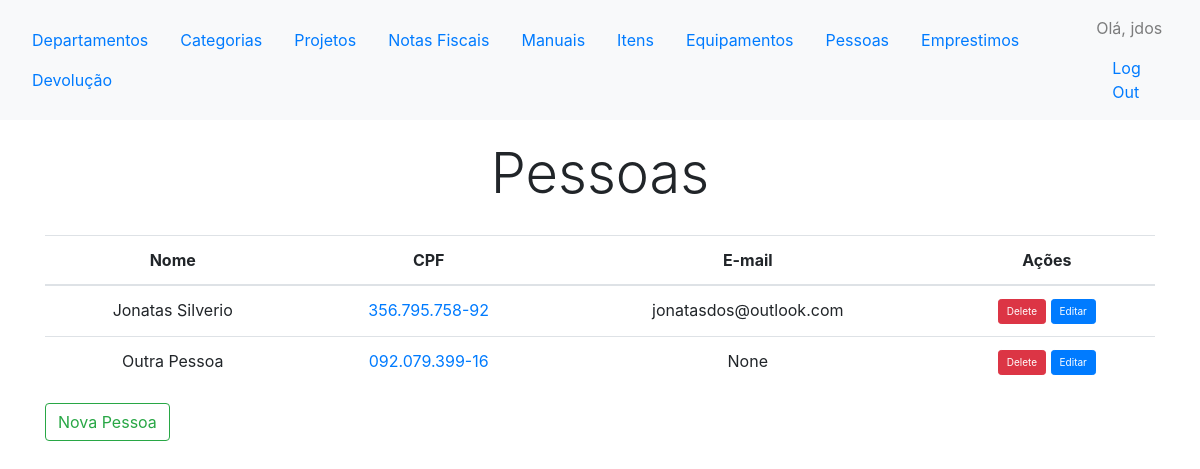
The page /pessoas/ (signed in) on the database its author committed.
### comuns/models.py (models this page shows, shortened)
class Pessoa(models.Model):
	cpf   = CPFField(unique=True, primary_key=True)
	nome  = models.CharField(max_length=80, null = True, blank=False)
	email = models.EmailField(blank=True, null=True)

### comuns/views.py (the view)
# urls.py: url(r'^pessoas/$', views.pessoas, name='pessoas'),
@login_required
def pessoas(request):
	pessoas = Pessoa.objects.all().order_by('nome')
	context = {'pessoas': pessoas}
	return render(request, 'comuns/pessoa/pessoas.html', context)

### controles/templatetags/custom_filter.py (called while the page is built)
@register.filter(name = 'cpf_format')
def cpf_format(value): # Only one argument.
    if value:
        return value[0:3]+ '.' + value[3:6] + '.' + value[6:9] + '-' + value[9:]

### comuns/templates/comuns/pessoa/Pessoas.html (shortened to what this page needs)
{% extends "controles/base.html" %}
{% load static %}
{% load custom_filter %}
{% block header %}
<h1 class="display-4 text-center" style="padding: 20px;">Pessoas</h1>
{% endblock header %}
{% block content %}
<table id ="example"  class="table" style="width:100%;text-align:center" data-itens-equipamento-url="">
  <thead>
    <th onclick="sortTable(0)">
      Nome
    </th>
    <th onclick="sortTable(1)" >
      CPF
    </th>
    <th>
      E-mail
    </th>
        <th>
      Ações
    </th>
  </thead>
  <tbody>
    {% for pessoa in pessoas %}
    <tr class="data">
      <td >{{ pessoa.nome | title}}</td>
      <td ><a href="{% url 'comuns:editar_pessoa' pessoa.cpf %}">{{ pessoa.cpf | cpf_format}}</a></td>
      <td>{{pessoa.email}}</td>
      <td><button type="button" class="btn btn-primary delete btn-sm btn-danger" style="font-size:10px" onclick="ajaxreturn('{% url 'comuns:delete_pessoa' pessoa.cpf %}')" data-toggle="modal" data-target="#ModalPessoa"> Delete</button>
      <button type="button" class="btn btn-primary btn-sm nova-pessoa" style="font-size:10px" onclick="ajaxreturn('{% url 'comuns:editar_pessoa' pessoa.cpf %}')" data-toggle="modal" data-target="#ModalPessoa"> Editar</button></td>
    </tr>
    {% empty %}
    	<p>Não tem nenhum equipamento cadastrado ainda.</p>
    {% endfor %}
  </tbody>
</table>
<button type="button" class="btn btn-outline-success"  onclick="ajaxreturn('{% url 'comuns:nova_pessoa' %}')" data-toggle="modal" data-target="#ModalPessoa"> Nova Pessoa </button>
{% endblock content %}

### controles/templates/controles/base.html (shortened to what this page needs)
{% load bootstrap4 %}
{% load static %}
<!DOCTYPE html>
<html lang="pt-br">
	<head>
		<link rel="stylesheet" type="text/css" href="/media/css/style.css">
		{% bootstrap_css %}
	</head>
	<body>
	<nav class="navbar navbar-expand-lg navbar-light bg-light">
 			<ul class="nav">
				<li class="nav-item">
					<a class="nav-link" href = "{% url 'comuns:departamentos' %}"> Departamentos </a>
				</li>
				<li class="nav-item">
					<a class="nav-link" href = "{% url 'controles:categorias' %}"> Categorias </a>
				</li>
				<li class="nav-item">
					<a class="nav-link" href = "{% url 'comuns:projetos' %}"> Projetos </ao>
				</a>
				<li class="nav-item">
					<a class="nav-link" href = "{% url 'controles:notasfiscais' %}"> Notas Fiscais </a>
				</li>
				<li class="nav-item">
					<a class="nav-link" href = "{% url 'controles:manuais' %}"> Manuais </a>
				</li>
				<li class="nav-item">
					<a class="nav-link" href = "{% url 'controles:itens' %}"> Itens </a>
				</li>
				<li class="nav-item">
					<a class="nav-link" href = "{% url 'controles:equipamentos' %}"> Equipamentos </a>
				</li>
				<li class="nav-item">
					<a class="nav-link" href = "{% url 'comuns:pessoas' %}"> Pessoas </a>
				</li>
				<li class="nav-item">
					<a class="nav-link" href = "{% url 'controles:emprestimos' %}"> Emprestimos </a>
				</li>
				<li class="nav-item">
					<a class="nav-link" href = "{% url 'controles:devolucoes' %}"> Devolução </a>
				</li>
			</ul>
			<ul class="nav justify-content-end">
				<li class="nav-item">
				{% if user.is_authenticated %}
				    <span class="navbar-text">
     				 Olá, {{ user.username }}
    				</span>
					<a class="nav-link" href="{% url 'users:logout' %}">Log Out</a>
				{% else %}
					<a class="nav-link" href="{% url 'users:login' %}">Log In</a>
				{% endif %}
				</li>
			</ul>
	</nav>
		<div class="container">
			<div class="page-header">
				{% block header %}{% endblock header %}
			</div>
			<div>
				{% block content %}{% endblock content %}
			</div>
		</div>
	</body>
</html>

### rows shown on the page
Pessoa: nome "Jonatas Silverio", cpf|cpf_format "356.795.758-92", email "jonatasdos@outlook.com"
Pessoa: nome "Outra Pessoa", cpf|cpf_format "092.079.399-16", email "None"

### other values the page prints
{{ user.username }} "jdos"
